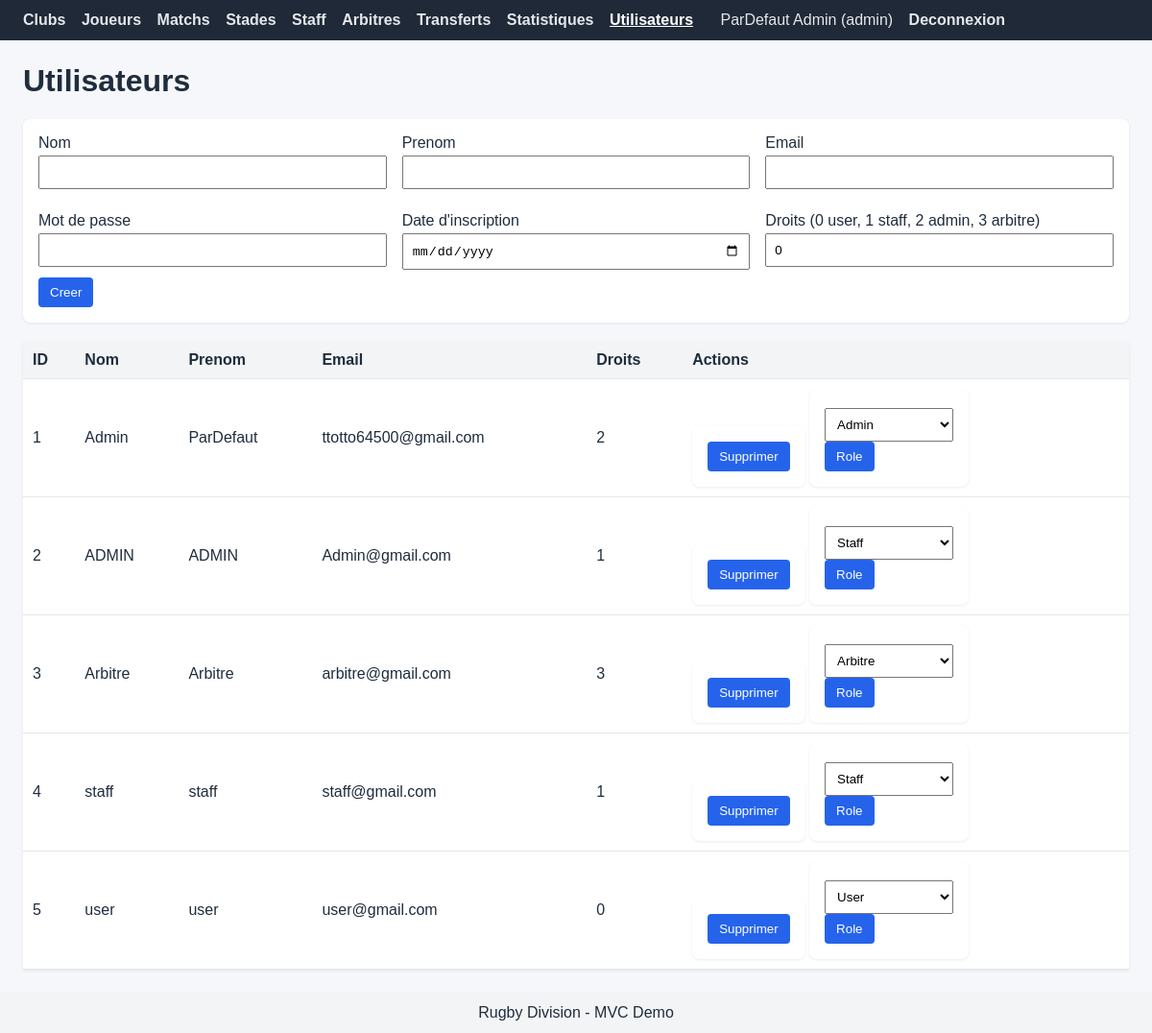
/index.php?page=utilisateurs (signed in), run on the app's committed database.
### tables this page shows
CREATE TABLE `utilisateur` (
  `idUtilisateur` int(11) NOT NULL,
  `nom` varchar(50) NOT NULL,
  `prenom` varchar(50) NOT NULL,
  `mail` varchar(50) NOT NULL,
  `motDePasse` varchar(50) NOT NULL,
  `dateInscription` date DEFAULT NULL,
  `droits` int(11) DEFAULT NULL
);

### controleur/helpers.php (called while the page is built, shortened)
<?php
function controller_current_user(): ?array
{
    return $_SESSION['user'] ?? null;
}
function controller_render(string $view, array $params = []): void
{
    $params['currentUser'] = controller_current_user();
    extract($params);
    require __DIR__ . '/../vue/layouts/header.php';
    require $viewPath;
    require __DIR__ . '/../vue/layouts/footer.php';
}

### controleur/utilisateurs.php (called while the page is built, shortened)
<?php
require_once __DIR__ . '/helpers.php';
require_once __DIR__ . '/../modele/Utilisateur.php';
function utilisateurs_index(): void
{
    $utilisateurs = (new Utilisateur())->findAll('nom');
    controller_render('utilisateurs', ['utilisateurs' => $utilisateurs]);
}

### index.php (called while the page is built, shortened)
<?php
require_once __DIR__ . '/controleur/helpers.php';
$page = $_GET['page'] ?? 'club';
$action = $_GET['action'] ?? 'index';
$fn = $page . '_' . $action;
$fn();

### modele/Database.php (called while the page is built)
<?php
class Database
{
    private static string $host = "localhost";
    private static int $port = 3366;
    private static string $dbName = "rugbydivision1";
    private static string $username = "root";
    private static string $password = "";
    private static ?PDO $conn = null;
    public static function getConnection(): PDO
    {
        if (self::$conn === null) {
            $dsn = "mysql:host=" . self::$host . ";port=" . self::$port . ";dbname=" . self::$dbName . ";charset=utf8";
            try {
                self::$conn = new PDO($dsn, self::$username, self::$password, [
                    PDO::ATTR_ERRMODE => PDO::ERRMODE_EXCEPTION,
                    PDO::ATTR_TIMEOUT => 5,
                ]);
            } catch (PDOException $e) {
                die("Erreur de connexion a la base de donnees : " . $e->getMessage());
            }
        }
        return self::$conn;
    }
}

### modele/Utilisateur.php (called while the page is built, shortened)
<?php
require_once __DIR__ . '/Database.php';
class Utilisateur
{
    protected $table = 'utilisateur';
    protected function db(): PDO
    {
        return Database::getConnection();
    }
    public function findAll(string $orderBy = ''): array
    {
        $sql = "SELECT * FROM {$this->table}";
        if ($orderBy !== '') {
            $sql .= " ORDER BY {$orderBy}";
        }
        $stmt = $this->db()->prepare($sql);
        $stmt->execute();
        return $stmt->fetchAll(PDO::FETCH_ASSOC);
    }
}

### vue/utilisateurs.php (the view, shortened to what this page needs)
<h1>Utilisateurs</h1>
<form method="post" action="index.php?page=utilisateurs&action=store">
    <div class="grid">
        <label>Nom
            <input type="text" name="nom" required>
        </label>
        <label>Prenom
            <input type="text" name="prenom" required>
        </label>
        <label>Email
            <input type="email" name="mail" required>
        </label>
        <label>Mot de passe
            <input type="password" name="motDePasse" required>
        </label>
        <label>Date d'inscription
            <input type="date" name="dateInscription" required>
        </label>
        <label>Droits (0 user, 1 staff, 2 admin, 3 arbitre)
            <input type="number" name="droits" min="0" max="3" value="0" required>
        </label>
    </div>
    <button type="submit">Creer</button>
</form>
<table>
    <thead>
    <tr>
        <th>ID</th>
        <th>Nom</th>
        <th>Prenom</th>
        <th>Email</th>
        <th>Droits</th>
        <th>Actions</th>
    </tr>
    </thead>
    <tbody>
    <?php foreach ($utilisateurs as $user): ?>
        <tr>
            <td><?= $user['idUtilisateur'] ?></td>
            <td><?= $user['nom'] ?></td>
            <td><?= $user['prenom'] ?></td>
            <td><?= $user['mail'] ?></td>
            <td><?= $user['droits'] ?></td>
            <td class="actions">
                <form method="post" action="index.php?page=utilisateurs&action=delete" onsubmit="return confirm('Supprimer cet utilisateur ?');">
                    <button type="submit">Supprimer</button>
                </form>
                <form method="post" action="index.php?page=utilisateurs&action=updateRole" class="mt-6">
                    <select name="droits">
                        <option value="0" <?= $user['droits'] == 0 ? 'selected' : '' ?>>User</option>
                        <option value="1" <?= $user['droits'] == 1 ? 'selected' : '' ?>>Staff</option>
                        <option value="2" <?= $user['droits'] == 2 ? 'selected' : '' ?>>Admin</option>
                        <option value="3" <?= $user['droits'] == 3 ? 'selected' : '' ?>>Arbitre</option>
                    </select>
                    <button type="submit">Role</button>
                </form>
            </td>
        </tr>
    <?php endforeach; ?>
    </tbody>
</table>

### vue/layouts/header.php (shortened to what this page needs)
<?php
require_once __DIR__ . '/../../controleur/helpers.php';
$pages = [
    'club' => 'Clubs',
    'joueur' => 'Joueurs',
    'matchRugby' => 'Matchs',
    'stade' => 'Stades',
    'staff' => 'Staff',
    'arbitre' => 'Arbitres',
    'transfert' => 'Transferts',
    'statistiques' => 'Statistiques',
    'utilisateurs' => 'Utilisateurs',
];
?>
<!DOCTYPE html>
<html lang="fr">
<head>
    <link rel="stylesheet" href="css/app.css">
</head>
<body>
<header>
    <nav>
        <?php foreach ($pages as $key => $label): ?>
            <a href="index.php?page=<?= $key ?>" class="<?= (($_GET['page'] ?? 'club') === $key) ? 'active' : '' ?>"><?= $label ?></a>
        <?php endforeach; ?>
        <?php if ($currentUser ?? null): ?>
            <?php
                $roleLabel = '';
                switch ((int)($currentUser['droits'] ?? -1)) {
                    case ROLE_ADMIN: $roleLabel = 'admin'; break;
                }
            ?>
            <span class="user-info">
                <?= htmlspecialchars(($currentUser['prenom'] ?? '') . ' ' . ($currentUser['nom'] ?? '')) ?> (<?= $roleLabel ?>)
            </span>
            <a class="logout-link" href="index.php?page=auth&action=logout">Deconnexion</a>
        <?php else: ?>
            <a class="auth-link" href="index.php?page=auth">Connexion</a>
            <a class="auth-link" href="index.php?page=auth&action=registerForm">Inscription</a>
        <?php endif; ?>
    </nav>
</header>
<main>

### css/app.css (style rules this page uses)
body { font-family: Arial, sans-serif; margin: 0; padding: 0; background: #f5f7fb; color: #1f2d3d; }
header { background: #1f2937; color: #fff; padding: 12px 24px; }
nav a { color: #e5e7eb; margin-right: 12px; text-decoration: none; font-weight: bold; }
nav a.active { color: #fff; text-decoration: underline; }
main { padding: 24px; }
h1 { margin-top: 0; }
form { margin-bottom: 20px; background: #fff; padding: 16px; border-radius: 8px; box-shadow: 0 1px 3px rgba(0, 0, 0, 0.08); }
label { display: block; margin-bottom: 8px; }
input, select { width: 100%; padding: 8px; margin-top: 4px; box-sizing: border-box; }
button { padding: 8px 12px; background: #2563eb; color: #fff; border: none; border-radius: 4px; cursor: pointer; }
table { width: 100%; border-collapse: collapse; margin-top: 12px; background: #fff; box-shadow: 0 1px 3px rgba(0, 0, 0, 0.08); }
th, td { padding: 10px; border-bottom: 1px solid #e5e7eb; text-align: left; }
th { background: #f3f4f6; }
.actions form { display: inline-block; margin: 0; }
.grid { display: grid; grid-template-columns: repeat(auto-fit, minmax(280px, 1fr)); gap: 16px; }
.user-info { color: #e5e7eb; margin-left: 12px; }
.logout-link, .auth-link { margin-left: 12px; }
.mt-6 { margin-top: 6px; }

### data on the page
utilisateur: prenom+nom "ParDefaut Admin", droits "admin", idUtilisateur "1", nom "Admin", prenom "ParDefaut", mail "ttotto64500@gmail.com", droits "2", droits "Admin"
utilisateur: idUtilisateur "2", nom "ADMIN", prenom "ADMIN", mail "Admin@gmail.com", droits "1", droits "Staff"
utilisateur: idUtilisateur "3", nom "Arbitre", prenom "Arbitre", mail "arbitre@gmail.com", droits "3", droits "Arbitre"
utilisateur: idUtilisateur "4", nom "staff", prenom "staff", mail "staff@gmail.com", droits "1", droits "Staff"
utilisateur: idUtilisateur "5", nom "user", prenom "user", mail "user@gmail.com", droits "0", droits "User"

### other printed values
$label "Clubs"
$label "Joueurs"
$label "Matchs"
$label "Stades"
$label "Staff"
$label "Arbitres"
$label "Transferts"
$label "Statistiques"
$label "Utilisateurs"
